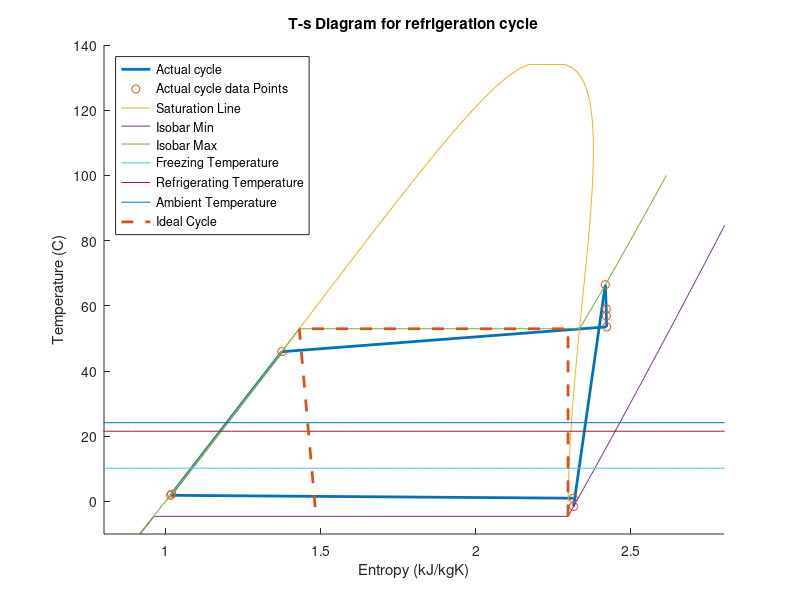

The MATLAB script that drew this image:
T = [-1.575, 66.467, 59.112, 56.917, 53.536, 45.92, 2.262, 1.866, 0.98];
s = [2.3147, 2.4171, 2.4201, 2.4205, 2.4215, 1.3735, 1.0182, 1.0149, 2.3137];
T_sat = [0.0, 1.0, 2.0, 3.0, 4.0, 5.0, 6.0, 7.0, 8.0, 9.0, 10.0, 11.0, 12.0, 13.0, 14.0, 15.0, 16.0, 17.0, 18.0, 19.0, 20.0, 21.0, 22.0, 23.0, 24.0, 25.0, 26.0, 27.0, 28.0, 29.0, 30.0, 31.0, 32.0, 33.0, 34.0, 35.0, 36.0, 37.0, 38.0, 39.0, 40.0, 41.0, 42.0, 43.0, 44.0, 45.0, 46.0, 47.0, 48.0, 49.0, 50.0, 51.0, 52.0, 53.0, 54.0, 55.0, 56.0, 57.0, 58.0, 59.0, 60.0, 61.0, 62.0, 63.0, 64.0, 65.0, 66.0, 67.0, 68.0, 69.0, 70.0, 71.0, 72.0, 73.0, 74.0, 75.0, 76.0, 77.0, 78.0, 79.0, 80.0, 81.0, 82.0, 83.0, 84.0, 85.0, 86.0, 87.0, 88.0, 89.0, 90.0, 91.0, 92.0, 93.0, 94.0, 95.0, 96.0, 97.0, 98.0, 99.0, 100.0, 101.0, 102.0, 103.0, 104.0, 105.0, 106.0, 107.0, 108.0, 109.0, 110.0, 111.0, 112.0, 113.0, 114.0, 115.0, 116.0, 117.0, 118.0, 119.0, 120.0, 121.0, 122.0, 123.0, 124.0, 125.0, 126.0, 127.0, 128.0, 129.0, 130.0, 131.0, 132.0, 133.0, 134.0, 134.0, 133.0, 132.0, 131.0, 130.0, 129.0, 128.0, 127.0, 126.0, 125.0, 124.0, 123.0, 122.0, 121.0, 120.0, 119.0, 118.0, 117.0, 116.0, 115.0, 114.0, 113.0, 112.0, 111.0, 110.0, 109.0, 108.0, 107.0, 106.0, 105.0, 104.0, 103.0, 102.0, 101.0, 100.0, 99.0, 98.0, 97.0, 96.0, 95.0, 94.0, 93.0, 92.0, 91.0, 90.0, 89.0, 88.0, 87.0, 86.0, 85.0, 84.0, 83.0, 82.0, 81.0, 80.0, 79.0, 78.0, 77.0, 76.0, 75.0, 74.0, 73.0, 72.0, 71.0, 70.0, 69.0, 68.0, 67.0, 66.0, 65.0, 64.0, 63.0, 62.0, 61.0, 60.0, 59.0, 58.0, 57.0, 56.0, 55.0, 54.0, 53.0, 52.0, 51.0, 50.0, 49.0, 48.0, 47.0, 46.0, 45.0, 44.0, 43.0, 42.0, 41.0, 40.0, 39.0, 38.0, 37.0, 36.0, 35.0, 34.0, 33.0, 32.0, 31.0, 30.0, 29.0, 28.0, 27.0, 26.0, 25.0, 24.0, 23.0, 22.0, 21.0, 20.0, 19.0, 18.0, 17.0, 16.0, 15.0, 14.0, 13.0, 12.0, 11.0, 10.0, 9.0, 8.0, 7.0, 6.0, 5.0, 4.0, 3.0, 2.0, 1.0, 0.0];
s_sat = [1.0, 1.0083, 1.0167, 1.025, 1.0333, 1.0415, 1.0498, 1.0581, 1.0663, 1.0746, 1.0828, 1.0911, 1.0993, 1.1075, 1.1157, 1.1239, 1.132, 1.1402, 1.1484, 1.1565, 1.1647, 1.1728, 1.181, 1.1891, 1.1972, 1.2053, 1.2134, 1.2215, 1.2296, 1.2377, 1.2458, 1.2538, 1.2619, 1.27, 1.278, 1.2861, 1.2941, 1.3022, 1.3102, 1.3182, 1.3263, 1.3343, 1.3423, 1.3503, 1.3583, 1.3664, 1.3744, 1.3824, 1.3904, 1.3984, 1.4064, 1.4144, 1.4224, 1.4304, 1.4384, 1.4464, 1.4543, 1.4623, 1.4703, 1.4783, 1.4863, 1.4943, 1.5023, 1.5103, 1.5183, 1.5263, 1.5343, 1.5423, 1.5503, 1.5584, 1.5664, 1.5744, 1.5824, 1.5905, 1.5985, 1.6065, 1.6146, 1.6227, 1.6307, 1.6388, 1.6469, 1.655, 1.6631, 1.6712, 1.6793, 1.6874, 1.6956, 1.7037, 1.7119, 1.7201, 1.7283, 1.7365, 1.7447, 1.753, 1.7613, 1.7696, 1.7779, 1.7862, 1.7946, 1.8029, 1.8114, 1.8198, 1.8283, 1.8368, 1.8453, 1.8539, 1.8625, 1.8711, 1.8798, 1.8886, 1.8974, 1.9062, 1.9152, 1.9241, 1.9332, 1.9423, 1.9515, 1.9608, 1.9702, 1.9797, 1.9893, 1.9991, 2.009, 2.0192, 2.0295, 2.04, 2.0509, 2.062, 2.0736, 2.0857, 2.0985, 2.1123, 2.1275, 2.1453, 2.1696, 2.2894, 2.3106, 2.3233, 2.3324, 2.3396, 2.3454, 2.3503, 2.3544, 2.358, 2.361, 2.3637, 2.366, 2.3681, 2.3698, 2.3714, 2.3727, 2.3739, 2.3749, 2.3758, 2.3765, 2.3771, 2.3776, 2.378, 2.3783, 2.3785, 2.3787, 2.3787, 2.3787, 2.3786, 2.3785, 2.3783, 2.378, 2.3777, 2.3773, 2.3769, 2.3764, 2.376, 2.3754, 2.3749, 2.3743, 2.3736, 2.3729, 2.3723, 2.3715, 2.3708, 2.37, 2.3692, 2.3684, 2.3675, 2.3667, 2.3658, 2.3649, 2.364, 2.363, 2.3621, 2.3611, 2.3602, 2.3592, 2.3582, 2.3572, 2.3562, 2.3551, 2.3541, 2.3531, 2.352, 2.351, 2.3499, 2.3489, 2.3478, 2.3467, 2.3457, 2.3446, 2.3435, 2.3425, 2.3414, 2.3403, 2.3393, 2.3382, 2.3372, 2.3361, 2.3351, 2.334, 2.333, 2.3319, 2.3309, 2.3299, 2.3289, 2.3279, 2.3269, 2.3259, 2.3249, 2.3239, 2.323, 2.322, 2.3211, 2.3201, 2.3192, 2.3183, 2.3174, 2.3165, 2.3157, 2.3148, 2.314, 2.3131, 2.3123, 2.3115, 2.3108, 2.31, 2.3092, 2.3085, 2.3078, 2.3071, 2.3064, 2.3058, 2.3051, 2.3045, 2.3039, 2.3034, 2.3028, 2.3023, 2.3018, 2.3013, 2.3008, 2.3004, 2.3, 2.2996, 2.2992, 2.2989, 2.2985, 2.2982, 2.298, 2.2978, 2.2975, 2.2974, 2.2972];
T_isobarMin = [-20.0, -19.0, -18.0, -17.0, -16.0, -15.0, -14.0, -13.0, -12.0, -11.0, -10.0, -9.0, -8.0, -7.0, -6.0, -5.0, -4.5844, -4.5844, -4.0, -3.0, -2.0, -1.0, 0.0, 1.0, 2.0, 3.0, 4.0, 5.0, 6.0, 7.0, 8.0, 9.0, 10.0, 11.0, 12.0, 13.0, 14.0, 15.0, 16.0, 17.0, 18.0, 19.0, 20.0, 21.0, 22.0, 23.0, 24.0, 25.0, 26.0, 27.0, 28.0, 29.0, 30.0, 31.0, 32.0, 33.0, 34.0, 35.0, 36.0, 37.0, 38.0, 39.0, 40.0, 41.0, 42.0, 43.0, 44.0, 45.0, 46.0, 47.0, 48.0, 49.0, 50.0, 51.0, 52.0, 53.0, 54.0, 55.0, 56.0, 57.0, 58.0, 59.0, 60.0, 61.0, 62.0, 63.0, 64.0, 65.0, 66.0, 67.0, 68.0, 69.0, 70.0, 71.0, 72.0, 73.0, 74.0, 75.0, 76.0, 77.0, 78.0, 79.0, 80.0, 81.0, 82.0, 83.0, 84.0, 85.0, 86.0, 87.0, 88.0, 89.0, 90.0, 91.0, 92.0, 93.0, 94.0, 95.0, 96.0, 97.0, 98.0, 99.0, 100.0];
s_isobarMin = [0.83046, 0.83907, 0.84767, 0.85625, 0.86482, 0.87337, 0.88191, 0.89044, 0.89895, 0.90744, 0.91593, 0.9244, 0.93286, 0.9413, 0.94973, 0.95815, 0.96165, 2.2969, 2.3004, 2.3063, 2.3122, 2.3181, 2.324, 2.3299, 2.3357, 2.3416, 2.3474, 2.3533, 2.3591, 2.3649, 2.3708, 2.3766, 2.3824, 2.3882, 2.394, 2.3998, 2.4055, 2.4113, 2.4171, 2.4228, 2.4286, 2.4343, 2.4401, 2.4458, 2.4516, 2.4573, 2.463, 2.4687, 2.4744, 2.4801, 2.4858, 2.4915, 2.4972, 2.5029, 2.5086, 2.5142, 2.5199, 2.5256, 2.5312, 2.5369, 2.5425, 2.5482, 2.5538, 2.5595, 2.5651, 2.5707, 2.5763, 2.582, 2.5876, 2.5932, 2.5988, 2.6044, 2.61, 2.6156, 2.6212, 2.6268, 2.6324, 2.638, 2.6435, 2.6491, 2.6547, 2.6603, 2.6658, 2.6714, 2.6769, 2.6825, 2.688, 2.6936, 2.6991, 2.7047, 2.7102, 2.7158, 2.7213, 2.7268, 2.7323, 2.7379, 2.7434, 2.7489, 2.7544, 2.7599, 2.7654, 2.771, 2.7765, 2.782, 2.7875, 2.793, 2.7984, 2.8039, 2.8094, 2.8149, 2.8204, 2.8259, 2.8313, 2.8368, 2.8423, 2.8478, 2.8532, 2.8587, 2.8642, 2.8696, 2.8751, 2.8805, 2.886];
T_isobarMax = [-20.0, -19.0, -18.0, -17.0, -16.0, -15.0, -14.0, -13.0, -12.0, -11.0, -10.0, -9.0, -8.0, -7.0, -6.0, -5.0, -4.0, -3.0, -2.0, -1.0, 0.0, 1.0, 2.0, 3.0, 4.0, 5.0, 6.0, 7.0, 8.0, 9.0, 10.0, 11.0, 12.0, 13.0, 14.0, 15.0, 16.0, 17.0, 18.0, 19.0, 20.0, 21.0, 22.0, 23.0, 24.0, 25.0, 26.0, 27.0, 28.0, 29.0, 30.0, 31.0, 32.0, 33.0, 34.0, 35.0, 36.0, 37.0, 38.0, 39.0, 40.0, 41.0, 42.0, 43.0, 44.0, 45.0, 46.0, 47.0, 48.0, 49.0, 50.0, 51.0, 52.0, 52.954, 52.954, 53.0, 54.0, 55.0, 56.0, 57.0, 58.0, 59.0, 60.0, 61.0, 62.0, 63.0, 64.0, 65.0, 66.0, 67.0, 68.0, 69.0, 70.0, 71.0, 72.0, 73.0, 74.0, 75.0, 76.0, 77.0, 78.0, 79.0, 80.0, 81.0, 82.0, 83.0, 84.0, 85.0, 86.0, 87.0, 88.0, 89.0, 90.0, 91.0, 92.0, 93.0, 94.0, 95.0, 96.0, 97.0, 98.0, 99.0, 100.0];
s_isobarMax = [0.82866, 0.83727, 0.84585, 0.85442, 0.86298, 0.87152, 0.88004, 0.88856, 0.89706, 0.90554, 0.91401, 0.92247, 0.93091, 0.93935, 0.94776, 0.95617, 0.96457, 0.97295, 0.98132, 0.98968, 0.99803, 1.0064, 1.0147, 1.023, 1.0313, 1.0396, 1.0479, 1.0562, 1.0644, 1.0727, 1.0809, 1.0892, 1.0974, 1.1056, 1.1138, 1.122, 1.1302, 1.1384, 1.1466, 1.1548, 1.163, 1.1711, 1.1793, 1.1874, 1.1956, 1.2037, 1.2118, 1.22, 1.2281, 1.2362, 1.2443, 1.2524, 1.2605, 1.2686, 1.2767, 1.2848, 1.2929, 1.301, 1.3091, 1.3172, 1.3253, 1.3333, 1.3414, 1.3495, 1.3576, 1.3657, 1.3738, 1.3818, 1.3899, 1.398, 1.4061, 1.4142, 1.4223, 1.43, 2.334, 2.3342, 2.3405, 2.3468, 2.353, 2.3592, 2.3654, 2.3716, 2.3777, 2.3839, 2.39, 2.3961, 2.4022, 2.4083, 2.4143, 2.4204, 2.4264, 2.4324, 2.4384, 2.4444, 2.4504, 2.4564, 2.4623, 2.4683, 2.4742, 2.4801, 2.4861, 2.492, 2.4979, 2.5037, 2.5096, 2.5155, 2.5213, 2.5272, 2.533, 2.5388, 2.5447, 2.5505, 2.5563, 2.5621, 2.5679, 2.5736, 2.5794, 2.5852, 2.5909, 2.5967, 2.6024, 2.6082, 2.6139];


T_iso_1 = 10.192;
T_iso_2 = 21.532;
T_iso_3 = 24.147;
T_isotherm1 = linspace(T_iso_1, T_iso_1, 100);
s_isotherm1 = linspace(0.0, 4.0, 100);
T_isotherm2 = linspace(T_iso_2, T_iso_2, 100);
s_isotherm2 = linspace(0.0, 4.0, 100);
T_isotherm3 = linspace(T_iso_3, T_iso_3, 100);
s_isotherm3 = linspace(0.0, 4.0, 100);

T_ideal = [-4.5844, 52.95, 52.95, -4.5844];
s_ideal = [2.2969, 2.2969, 1.4300, 1.48389];

hold on
plot(s, T, "LineWidth", 2)
plot(s, T, 'o')
plot(s_sat, T_sat)
plot(s_isobarMin, T_isobarMin)
plot(s_isobarMax, T_isobarMax)
plot(s_isotherm1, T_isotherm1)
plot(s_isotherm2, T_isotherm2)
plot(s_isotherm3, T_isotherm3)
plot(s_ideal, T_ideal, "--", "LineWidth", 2)
xlim([0.8, 2.8])
ylim([-10.0, 140.0])
title("T-s Diagram for refrigeration cycle")
xlabel("Entropy (kJ/kgK)")
ylabel("Temperature (C)")
legend("Actual cycle", "Actual cycle data Points", "Saturation Line", "Isobar Min", "Isobar Max", "Freezing Temperature", "Refrigerating Temperature", "Ambient Temperature", "Ideal Cycle", 'Location','northwest')
